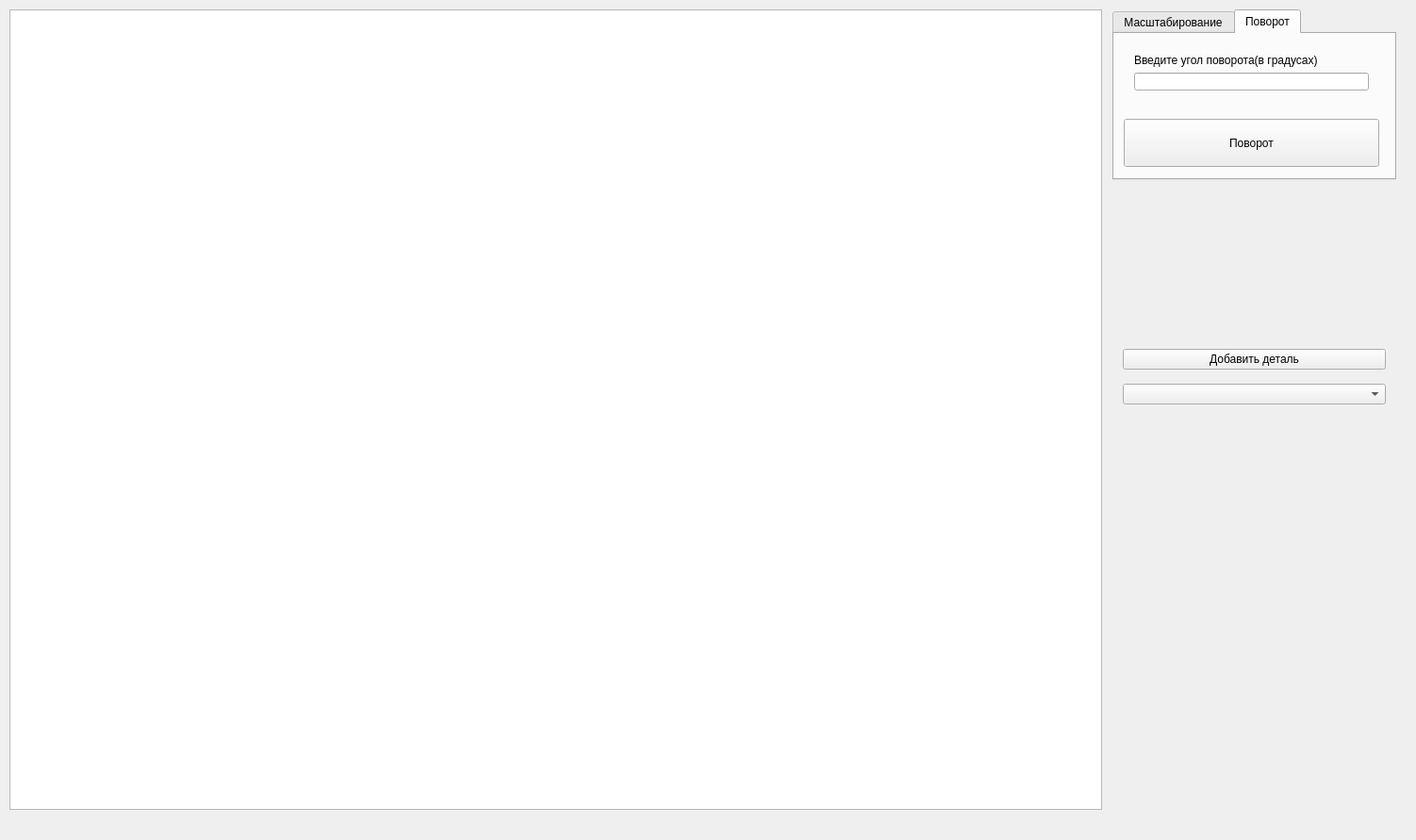
<?xml version="1.0" encoding="UTF-8"?>
<ui version="4.0">
 <class>Widget</class>
 <widget class="QWidget" name="Widget">
  <property name="geometry">
   <rect>
    <x>0</x>
    <y>0</y>
    <width>1502</width>
    <height>891</height>
   </rect>
  </property>
  <property name="windowTitle">
   <string>Widget</string>
  </property>
  <widget class="QWidget" name="verticalLayoutWidget_2">
   <property name="geometry">
    <rect>
     <x>290</x>
     <y>10</y>
     <width>881</width>
     <height>851</height>
    </rect>
   </property>
   <layout class="QVBoxLayout" name="verticalLayout_10"/>
  </widget>
  <widget class="QGraphicsView" name="graphicsView">
   <property name="geometry">
    <rect>
     <x>10</x>
     <y>10</y>
     <width>1159</width>
     <height>849</height>
    </rect>
   </property>
  </widget>
  <widget class="QTabWidget" name="tabWidget">
   <property name="geometry">
    <rect>
     <x>1180</x>
     <y>10</y>
     <width>301</width>
     <height>181</height>
    </rect>
   </property>
   <property name="currentIndex">
    <number>1</number>
   </property>
   <widget class="QWidget" name="tab_2">
    <attribute name="title">
     <string>Масштабирование</string>
    </attribute>
    <widget class="QPushButton" name="Scaling">
     <property name="geometry">
      <rect>
       <x>10</x>
       <y>90</y>
       <width>271</width>
       <height>51</height>
      </rect>
     </property>
     <property name="text">
      <string>Масштабирование</string>
     </property>
    </widget>
    <widget class="QWidget" name="layoutWidget_2">
     <property name="geometry">
      <rect>
       <x>10</x>
       <y>10</y>
       <width>271</width>
       <height>61</height>
      </rect>
     </property>
     <layout class="QVBoxLayout" name="verticalLayout_3">
      <item>
       <widget class="QLabel" name="label_3">
        <property name="text">
         <string>Введите коэффициенты kx, ky</string>
        </property>
       </widget>
      </item>
      <item>
       <layout class="QHBoxLayout" name="horizontalLayout_3">
        <item>
         <widget class="QLineEdit" name="kx_scale_line"/>
        </item>
        <item>
         <widget class="QLineEdit" name="ky_scale_line"/>
        </item>
       </layout>
      </item>
     </layout>
    </widget>
   </widget>
   <widget class="QWidget" name="tab_3">
    <attribute name="title">
     <string>Поворот</string>
    </attribute>
    <widget class="QWidget" name="layoutWidget_4">
     <property name="geometry">
      <rect>
       <x>10</x>
       <y>10</y>
       <width>271</width>
       <height>61</height>
      </rect>
     </property>
     <layout class="QVBoxLayout" name="verticalLayout_5">
      <item>
       <widget class="QLabel" name="label_6">
        <property name="text">
         <string>Введите угол поворота(в градусах)</string>
        </property>
       </widget>
      </item>
      <item>
       <layout class="QHBoxLayout" name="horizontalLayout_5">
        <item>
         <widget class="QLineEdit" name="tr_rotate_line"/>
        </item>
       </layout>
      </item>
     </layout>
    </widget>
    <widget class="QPushButton" name="Rotation">
     <property name="geometry">
      <rect>
       <x>10</x>
       <y>90</y>
       <width>271</width>
       <height>51</height>
      </rect>
     </property>
     <property name="text">
      <string>Поворот</string>
     </property>
    </widget>
   </widget>
  </widget>
  <widget class="QWidget" name="verticalLayoutWidget">
   <property name="geometry">
    <rect>
     <x>1180</x>
     <y>350</y>
     <width>301</width>
     <height>101</height>
    </rect>
   </property>
   <layout class="QVBoxLayout" name="verticalLayout_2">
    <item>
     <widget class="QPushButton" name="addDetail">
      <property name="text">
       <string>Добавить деталь</string>
      </property>
     </widget>
    </item>
    <item>
     <widget class="QComboBox" name="comboBox"/>
    </item>
   </layout>
  </widget>
 </widget>
 <layoutdefault spacing="6" margin="11"/>
 <resources/>
 <connections/>
</ui>
